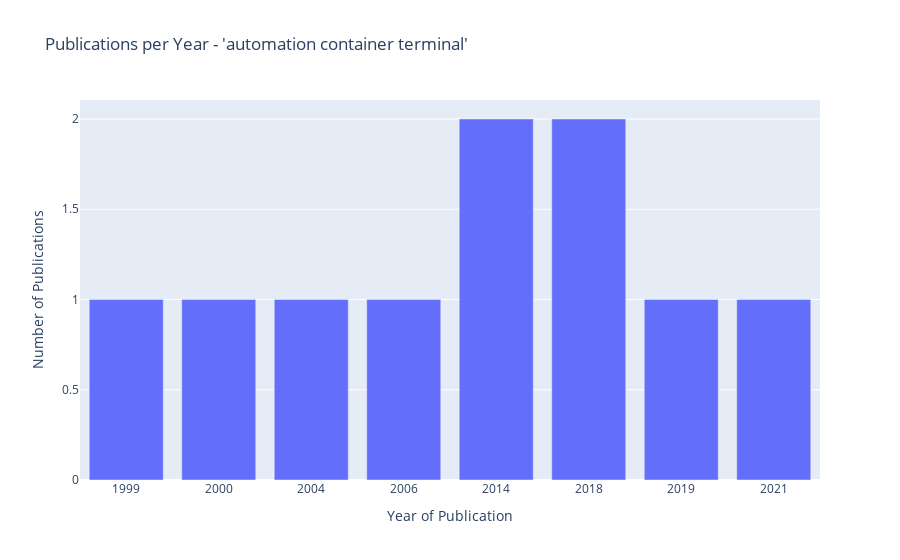

The notebook cell this image was saved under:
### Code cell
# Plots the number of publications per year for extracted_primary_df
fig = go.Figure(data=[go.Bar(x=extracted_primary_df.groupby("year").count()["paper_id"].index, y= extracted_primary_df.groupby("year").count()["paper_id"],
        textposition="outside",
        textangle=0)])


fig.update_layout(title = "Publications per Year - 'automation container terminal'" )

# Update xaxis properties
fig.update_xaxes(title="Year of Publication")

# Update yaxis properties
fig.update_yaxes(title="Number of Publications")

### Figure 1 — Plotly figure (JSON) as saved in the notebook; plotly's stock layout.template omitted (floating-point values rounded to 4 significant figures)
{"data": [{"textangle": 0, "textposition": "outside", "type": "bar", "x": ["1999", "2000", "2004", "2006", "2014", "2018", "2019", "2021"], "y": [1, 1, 1, 1, 2, 2, 1, 1]}], "layout": {"title": {"text": "Publications per Year - 'automation container terminal'"}, "xaxis": {"title": {"text": "Year of Publication"}}, "yaxis": {"title": {"text": "Number of Publications"}}}}
